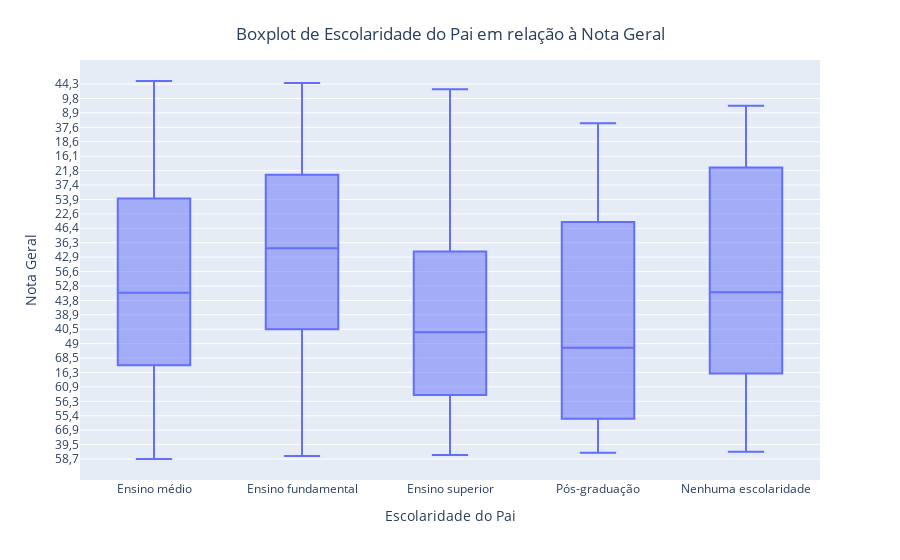

Source (notebook cell):
### Code cell
categorias = {
    'A': 'Nenhuma escolaridade',
    'B': 'Ensino fundamental',
    'C': 'Ensino fundamental',
    'D': 'Ensino médio',
    'E': 'Ensino superior',
    'F': 'Pós-graduação'
}

dados_explorados.loc[:, 'Categoria'] = dados_explorados['Escolaridade_pai'].map(categorias)

fig = px.box(dados_explorados, x='Categoria', y='Nota_geral', 
             labels={'Categoria': 'Escolaridade do Pai', 'Nota_geral': 'Nota Geral'})

fig.update_layout(title='Boxplot de Escolaridade do Pai em relação à Nota Geral', title_x=0.5, title_y=0.95)
fig.show()

### Figure 1 — Plotly figure (JSON) as saved in the notebook; plotly's stock layout.template omitted (floating-point values rounded to 4 significant figures; data arrays with more than 128 entries replaced by an {"elided": "..."} marker saying what was removed)
{"data": [{"alignmentgroup": "True", "hovertemplate": "Escolaridade do Pai=%{x}<br>Nota Geral=%{y}<extra></extra>", "legendgroup": "", "marker": {"color": "#636efa"}, "name": "", "notched": false, "offsetgroup": "", "orientation": "v", "showlegend": false, "type": "box", "x": {"elided": "607 str values"}, "x0": " ", "xaxis": "x", "y": {"elided": "607 str values"}, "y0": " ", "yaxis": "y"}], "layout": {"boxmode": "group", "legend": {"tracegroupgap": 0}, "margin": {"t": 60}, "title": {"text": "Boxplot de Escolaridade do Pai em relação à Nota Geral", "x": 0.5, "y": 0.95}, "xaxis": {"anchor": "y", "domain": [0, 1], "title": {"text": "Escolaridade do Pai"}}, "yaxis": {"anchor": "x", "domain": [0, 1], "title": {"text": "Nota Geral"}}}}
